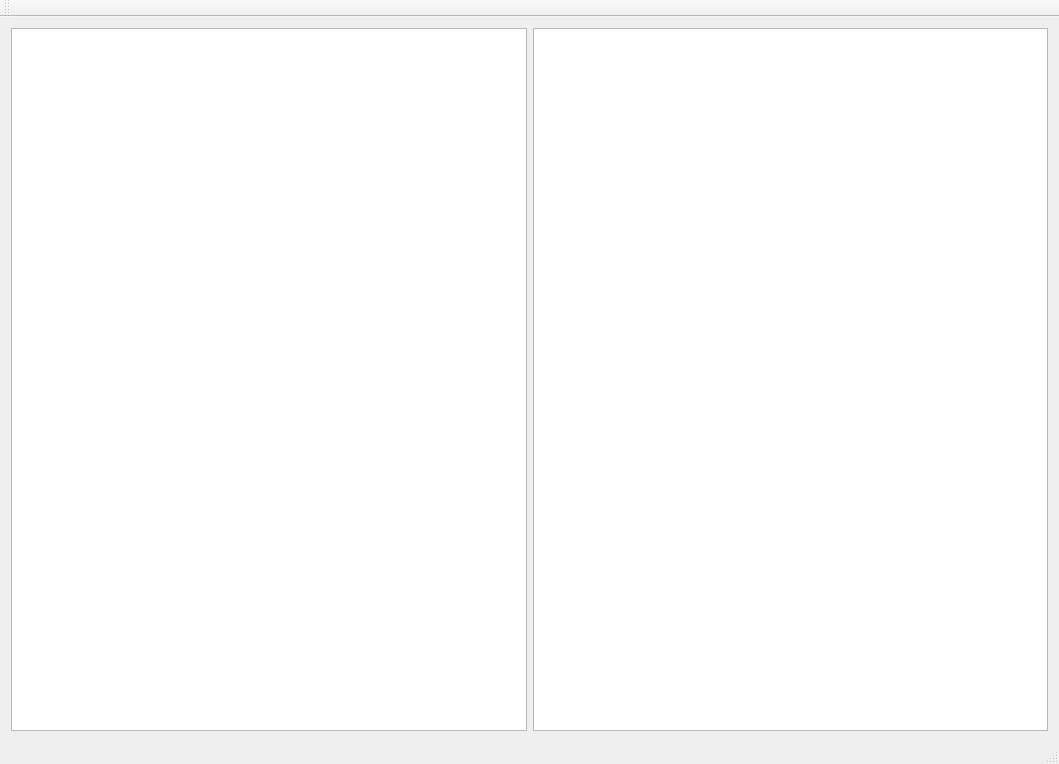
<?xml version="1.0" encoding="UTF-8"?>
<ui version="4.0">
 <class>MainWindow</class>
 <widget class="QMainWindow" name="MainWindow">
  <property name="geometry">
   <rect>
    <x>0</x>
    <y>0</y>
    <width>1059</width>
    <height>764</height>
   </rect>
  </property>
  <property name="windowTitle">
   <string>MainWindow</string>
  </property>
  <widget class="QWidget" name="centralWidget">
   <layout class="QGridLayout" name="gridLayout">
    <item row="0" column="0">
     <widget class="QGraphicsView" name="netoworkAnalyzerView"/>
    </item>
    <item row="0" column="1">
     <widget class="QGraphicsView" name="digitizerView"/>
    </item>
   </layout>
  </widget>
  <widget class="QMenuBar" name="menuBar">
   <property name="geometry">
    <rect>
     <x>0</x>
     <y>0</y>
     <width>1059</width>
     <height>19</height>
    </rect>
   </property>
  </widget>
  <widget class="QToolBar" name="mainToolBar">
   <attribute name="toolBarArea">
    <enum>TopToolBarArea</enum>
   </attribute>
   <attribute name="toolBarBreak">
    <bool>false</bool>
   </attribute>
  </widget>
  <widget class="QStatusBar" name="statusBar"/>
 </widget>
 <layoutdefault spacing="6" margin="11"/>
 <resources/>
 <connections/>
</ui>
